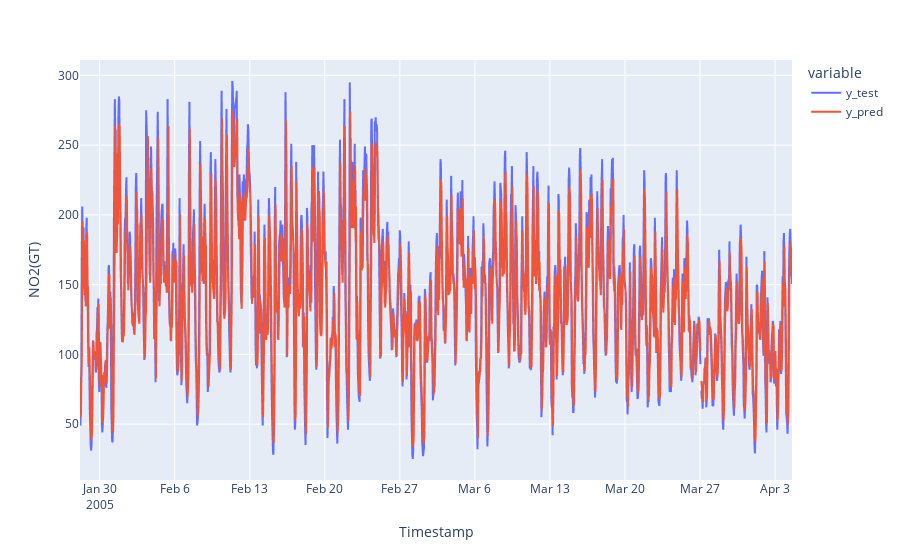

The cell this chart's notebook holds for it:
### Markdown cell above
**Plot Time Series Prediction**

### Code cell
fig = px.line(df_pred_test, labels={"value": "NO2(GT)"})
fig.show()

### Figure 1 — Plotly figure (JSON) as saved in the notebook; plotly's stock layout.template omitted (floating-point values rounded to 4 significant figures; data arrays with more than 128 entries replaced by an {"elided": "..."} marker saying what was removed)
{"data": [{"hovertemplate": "variable=y_test<br>Timestamp=%{x}<br>NO2(GT)=%{y}<extra></extra>", "legendgroup": "y_test", "line": {"color": "#636efa", "dash": "solid"}, "marker": {"symbol": "circle"}, "mode": "lines", "name": "y_test", "showlegend": true, "type": "scattergl", "x": {"elided": "1541 str values"}, "xaxis": "x", "y": {"elided": "1541 int values"}, "yaxis": "y"}, {"hovertemplate": "variable=y_pred<br>Timestamp=%{x}<br>NO2(GT)=%{y}<extra></extra>", "legendgroup": "y_pred", "line": {"color": "#EF553B", "dash": "solid"}, "marker": {"symbol": "circle"}, "mode": "lines", "name": "y_pred", "showlegend": true, "type": "scattergl", "x": {"elided": "1541 str values"}, "xaxis": "x", "y": {"elided": "1541 float values"}, "yaxis": "y"}], "layout": {"legend": {"title": {"text": "variable"}, "tracegroupgap": 0}, "margin": {"t": 60}, "xaxis": {"anchor": "y", "domain": [0, 1], "title": {"text": "Timestamp"}}, "yaxis": {"anchor": "x", "domain": [0, 1], "title": {"text": "NO2(GT)"}}}}
